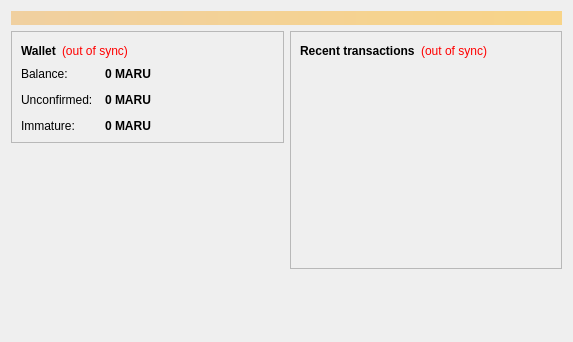
<?xml version="1.0" encoding="UTF-8"?>
<ui version="4.0">
 <class>OverviewPage</class>
 <widget class="QWidget" name="OverviewPage">
  <property name="geometry">
   <rect>
    <x>0</x>
    <y>0</y>
    <width>573</width>
    <height>342</height>
   </rect>
  </property>
  <property name="windowTitle">
   <string>Form</string>
  </property>
  <layout class="QVBoxLayout" name="topLayout">
   <item>
    <widget class="QLabel" name="labelAlerts">
     <property name="visible">
      <bool>false</bool>
     </property>
     <property name="styleSheet">
      <string notr="true">background-color: qlineargradient(x1: 0, y1: 0, x2: 1, y2: 0, stop:0 #F0D0A0, stop:1 #F8D488); color:#000000;</string>
     </property>
     <property name="wordWrap">
      <bool>true</bool>
     </property>
     <property name="margin">
      <number>3</number>
     </property>
    </widget>
   </item>
   <item>
    <layout class="QHBoxLayout" name="horizontalLayout" stretch="1,1">
     <item>
      <layout class="QVBoxLayout" name="verticalLayout_2">
       <item>
        <widget class="QFrame" name="frame">
         <property name="frameShape">
          <enum>QFrame::StyledPanel</enum>
         </property>
         <property name="frameShadow">
          <enum>QFrame::Raised</enum>
         </property>
         <layout class="QVBoxLayout" name="verticalLayout_4">
          <item>
           <layout class="QHBoxLayout" name="horizontalLayout_4">
            <item>
             <widget class="QLabel" name="label_5">
              <property name="font">
               <font>
                <weight>75</weight>
                <bold>true</bold>
               </font>
              </property>
              <property name="text">
               <string>Wallet</string>
              </property>
             </widget>
            </item>
            <item>
             <widget class="QLabel" name="labelWalletStatus">
              <property name="toolTip">
               <string>The displayed information may be out of date. Your wallet automatically synchronizes with the marucoin network after a connection is established, but this process has not completed yet.</string>
              </property>
              <property name="styleSheet">
               <string notr="true">QLabel { color: red; }</string>
              </property>
              <property name="text">
               <string notr="true">(out of sync)</string>
              </property>
              <property name="alignment">
               <set>Qt::AlignLeading|Qt::AlignLeft|Qt::AlignVCenter</set>
              </property>
             </widget>
            </item>
            <item>
             <spacer name="horizontalSpacer_2">
              <property name="orientation">
               <enum>Qt::Horizontal</enum>
              </property>
              <property name="sizeHint" stdset="0">
               <size>
                <width>40</width>
                <height>20</height>
               </size>
              </property>
             </spacer>
            </item>
           </layout>
          </item>
          <item>
           <layout class="QFormLayout" name="formLayout_2">
            <property name="fieldGrowthPolicy">
             <enum>QFormLayout::AllNonFixedFieldsGrow</enum>
            </property>
            <property name="horizontalSpacing">
             <number>12</number>
            </property>
            <property name="verticalSpacing">
             <number>12</number>
            </property>
            <item row="0" column="0">
             <widget class="QLabel" name="label">
              <property name="text">
               <string>Balance:</string>
              </property>
             </widget>
            </item>
            <item row="0" column="1">
             <widget class="QLabel" name="labelBalance">
              <property name="font">
               <font>
                <weight>75</weight>
                <bold>true</bold>
               </font>
              </property>
              <property name="cursor">
               <cursorShape>IBeamCursor</cursorShape>
              </property>
              <property name="toolTip">
               <string>Your current balance</string>
              </property>
              <property name="text">
               <string notr="true">0 MARU</string>
              </property>
              <property name="textInteractionFlags">
               <set>Qt::LinksAccessibleByMouse|Qt::TextSelectableByKeyboard|Qt::TextSelectableByMouse</set>
              </property>
             </widget>
            </item>
            <item row="1" column="0">
             <widget class="QLabel" name="label_3">
              <property name="text">
               <string>Unconfirmed:</string>
              </property>
             </widget>
            </item>
            <item row="1" column="1">
             <widget class="QLabel" name="labelUnconfirmed">
              <property name="font">
               <font>
                <weight>75</weight>
                <bold>true</bold>
               </font>
              </property>
              <property name="cursor">
               <cursorShape>IBeamCursor</cursorShape>
              </property>
              <property name="toolTip">
               <string>Total of transactions that have yet to be confirmed, and do not yet count toward the current balance</string>
              </property>
              <property name="text">
               <string notr="true">0 MARU</string>
              </property>
              <property name="textInteractionFlags">
               <set>Qt::LinksAccessibleByMouse|Qt::TextSelectableByKeyboard|Qt::TextSelectableByMouse</set>
              </property>
             </widget>
            </item>
            <item row="2" column="0">
             <widget class="QLabel" name="labelImmatureText">
              <property name="text">
               <string>Immature:</string>
              </property>
             </widget>
            </item>
            <item row="2" column="1">
             <widget class="QLabel" name="labelImmature">
              <property name="font">
               <font>
                <weight>75</weight>
                <bold>true</bold>
               </font>
              </property>
              <property name="toolTip">
               <string>Mined balance that has not yet matured</string>
              </property>
              <property name="text">
               <string notr="true">0 MARU</string>
              </property>
              <property name="textInteractionFlags">
               <set>Qt::LinksAccessibleByMouse|Qt::TextSelectableByKeyboard|Qt::TextSelectableByMouse</set>
              </property>
             </widget>
            </item>
           </layout>
          </item>
         </layout>
        </widget>
       </item>
       <item>
        <spacer name="verticalSpacer">
         <property name="orientation">
          <enum>Qt::Vertical</enum>
         </property>
         <property name="sizeHint" stdset="0">
          <size>
           <width>20</width>
           <height>40</height>
          </size>
         </property>
        </spacer>
       </item>
      </layout>
     </item>
     <item>
      <layout class="QVBoxLayout" name="verticalLayout_3">
       <item>
        <widget class="QFrame" name="frame_2">
         <property name="frameShape">
          <enum>QFrame::StyledPanel</enum>
         </property>
         <property name="frameShadow">
          <enum>QFrame::Raised</enum>
         </property>
         <layout class="QVBoxLayout" name="verticalLayout">
          <item>
           <layout class="QHBoxLayout" name="horizontalLayout_2">
            <item>
             <widget class="QLabel" name="label_4">
              <property name="text">
               <string>&lt;b&gt;Recent transactions&lt;/b&gt;</string>
              </property>
             </widget>
            </item>
            <item>
             <widget class="QLabel" name="labelTransactionsStatus">
              <property name="toolTip">
               <string>The displayed information may be out of date. Your wallet automatically synchronizes with the marucoin network after a connection is established, but this process has not completed yet.</string>
              </property>
              <property name="styleSheet">
               <string notr="true">QLabel { color: red; }</string>
              </property>
              <property name="text">
               <string notr="true">(out of sync)</string>
              </property>
              <property name="alignment">
               <set>Qt::AlignRight|Qt::AlignTrailing|Qt::AlignVCenter</set>
              </property>
             </widget>
            </item>
            <item>
             <spacer name="horizontalSpacer">
              <property name="orientation">
               <enum>Qt::Horizontal</enum>
              </property>
              <property name="sizeHint" stdset="0">
               <size>
                <width>40</width>
                <height>20</height>
               </size>
              </property>
             </spacer>
            </item>
           </layout>
          </item>
          <item>
           <widget class="QListView" name="listTransactions">
            <property name="styleSheet">
             <string notr="true">QListView { background: transparent; }</string>
            </property>
            <property name="frameShape">
             <enum>QFrame::NoFrame</enum>
            </property>
            <property name="verticalScrollBarPolicy">
             <enum>Qt::ScrollBarAlwaysOff</enum>
            </property>
            <property name="horizontalScrollBarPolicy">
             <enum>Qt::ScrollBarAlwaysOff</enum>
            </property>
            <property name="selectionMode">
             <enum>QAbstractItemView::NoSelection</enum>
            </property>
           </widget>
          </item>
         </layout>
        </widget>
       </item>
       <item>
        <spacer name="verticalSpacer_2">
         <property name="orientation">
          <enum>Qt::Vertical</enum>
         </property>
         <property name="sizeHint" stdset="0">
          <size>
           <width>20</width>
           <height>40</height>
          </size>
         </property>
        </spacer>
       </item>
      </layout>
     </item>
    </layout>
   </item>
  </layout>
 </widget>
 <resources/>
 <connections/>
</ui>
